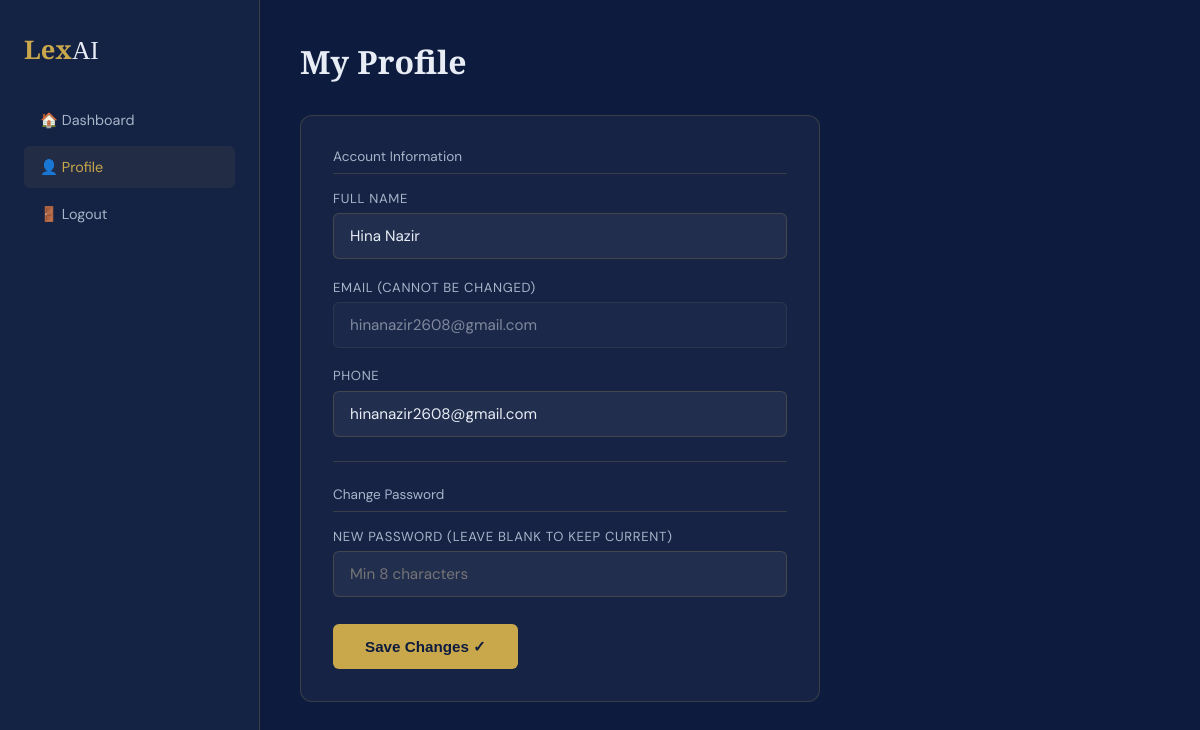
Screenshot of /profile (signed in) with the database file from the repository.
### models.py (models this page shows, shortened)
class User(UserMixin, db.Model):
    __tablename__ = "users"
    id = db.Column(db.Integer, primary_key=True)
    full_name = db.Column(db.String(150), nullable=False)
    email = db.Column(db.String(150), unique=True, nullable=False)
    phone = db.Column(db.String(20), nullable=True)
    password_hash = db.Column(db.String(256), nullable=False)
    created_at = db.Column(db.DateTime, default=datetime.utcnow)
    chats = db.relationship("ChatSession", backref="user", lazy=True, cascade="all, delete-orphan")

### app.py (the view, shortened to what this page needs)
@app.route("/profile", methods=["GET", "POST"])
@login_required
def profile():
    return flask.render_template("profile.html", user=current_user)

### app.py (called while the page is built)
@login_manager.user_loader
def load_user(user_id):
    return User.query.get(int(user_id))

### templates/profile.html (shortened to what this page needs)
<!DOCTYPE html>
<html lang="en">
<head>
</head>
<body>
<div class="sidebar">
  <div class="logo">Lex<span>AI</span></div>
  <a href="/dashboard" class="nav-item">🏠 Dashboard</a>
  <a href="/profile" class="nav-item nav-active">👤 Profile</a>
  <a href="/logout" class="nav-item">🚪 Logout</a>
</div>
<div class="main">
  <div class="page-title">My Profile</div>
  <div class="card">
    <form method="POST" action="/profile">
      <div class="section-label">Account Information</div>
      <div class="form-group">
        <label>Full Name</label>
        <input type="text" name="full_name" value="{{ user.full_name }}" required>
      </div>
      <div class="form-group">
        <label>Email (cannot be changed)</label>
        <input type="email" value="{{ user.email }}" disabled>
      </div>
      <div class="form-group">
        <label>Phone</label>
        <input type="text" name="phone" value="{{ user.phone or '' }}" placeholder="+92 300 1234567">
      </div>
      <hr class="divider">
      <div class="section-label">Change Password</div>
      <div class="form-group">
        <label>New Password (leave blank to keep current)</label>
        <input type="password" name="new_password" placeholder="Min 8 characters">
      </div>
      <button type="submit" class="btn">Save Changes ✓</button>
    </form>
  </div>
</div>
</body>
</html>

### templates/profile.html (style rules this page uses)
:root { --navy:#0d1b3e; --gold:#c9a84c; --gold-light:#e8c97a; --text:#e8edf5; --text-dim:#a8b4c8; --border:rgba(201,168,76,0.2); --surface:rgba(255,255,255,0.04); }
* { margin:0; padding:0; box-sizing:border-box; }
body { background:var(--navy); color:var(--text); font-family:'DM Sans',sans-serif; min-height:100vh; display:flex; }
.sidebar { width:260px; min-height:100vh; background:rgba(255,255,255,0.03); border-right:1px solid var(--border); display:flex; flex-direction:column; padding:2rem 1.5rem; position:fixed; }
.logo { font-family:'Cormorant Garamond',serif; font-size:1.6rem; font-weight:700; color:var(--gold); margin-bottom:2rem; }
.logo span { color:var(--text); font-weight:400; }
.nav-item { display:flex; align-items:center; gap:0.75rem; padding:0.75rem 1rem; border-radius:6px; color:var(--text-dim); text-decoration:none; font-size:0.9rem; transition:all 0.2s; margin-bottom:0.3rem; }
.nav-active { color:var(--gold) !important; background:rgba(201,168,76,0.08) !important; }
.main { margin-left:260px; flex:1; padding:2.5rem; max-width:600px; }
.page-title { font-family:'Cormorant Garamond',serif; font-size:2rem; font-weight:600; margin-bottom:2rem; }
.card { background:var(--surface); border:1px solid var(--border); border-radius:12px; padding:2rem; }
.form-group { margin-bottom:1.2rem; }
label { display:block; font-size:0.82rem; color:var(--text-dim); margin-bottom:0.4rem; letter-spacing:0.05em; text-transform:uppercase; }
input { width:100%; padding:0.75rem 1rem; background:rgba(255,255,255,0.05); border:1px solid var(--border); border-radius:6px; color:var(--text); font-family:'DM Sans',sans-serif; font-size:0.95rem; outline:none; transition:all 0.2s; }
input:disabled { opacity:0.5; cursor:not-allowed; }
.btn { padding:0.85rem 2rem; background:var(--gold); color:#0d1b3e; border:none; border-radius:6px; font-weight:600; cursor:pointer; font-size:0.95rem; transition:all 0.2s; margin-top:0.5rem; }
.divider { border:none; border-top:1px solid var(--border); margin:1.5rem 0; }
.section-label { font-size:0.85rem; color:var(--text-dim); margin-bottom:1rem; padding-bottom:0.5rem; border-bottom:1px solid var(--border); }

### rows the page displays
User: full_name "Hina Nazir", email "hinanazir2608@gmail.com", phone "hinanazir2608@gmail.com"
